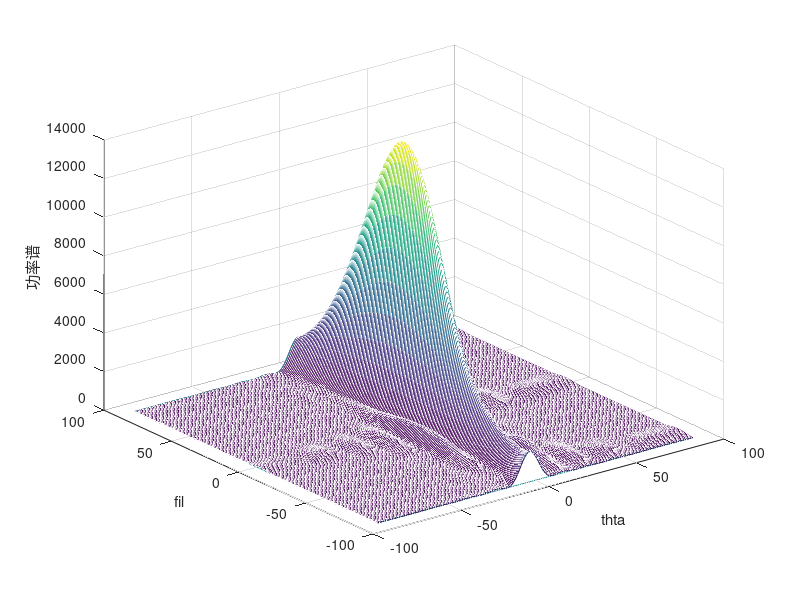

Reproduce this figure in MATLAB.
clc;
clear;
close all;
warning off;
addpath(genpath(pwd));
rng('default')

NUM_signal = 1;                             % 信号个数
NUM_zy     = 9;                             % 阵元个数，均匀线阵
NUM_zy_2   = 9;                             % 阵元个数，均匀线阵
samples    = 1000;                          % 采集信号的数量
theta      = [[20,10]];                     % 多目标信号的来波方向,夹角方向为以x轴夹角为第一夹角，以水平面的夹角为第二夹角
theta_pi   = theta.*pi/180;                 % 将角度转换为弧度制   
fil        = 1;                             % 与x轴夹角，方位角    
thta       = 2;                             % 与水平面夹角,俯仰角
A          = zeros(NUM_zy,NUM_signal*NUM_zy_2);      % 目标方向的导向矢量，用于模拟真实信号
SNR        = 10;                            % 信号信噪比 
cos_thetam     = zeros(1,NUM_signal);       % 角度转换器
sin_thetam     = zeros(1,NUM_signal);       % 角度转换器


for m=1:NUM_signal*NUM_zy_2
    cos_thetam = sin(theta_pi(1,thta))*cos(theta_pi(1,fil));                   % 求解方向矢量与x轴方向的cos值 
    sin_thetam = sin(theta_pi(1,thta))*sin(theta_pi(1,fil));                   % 求解方向矢量与x轴方向的cos值 
    A(:,m) = exp(j*pi*(cos_thetam*(0:NUM_zy-1)+sin_thetam*(m-1)));             % 其中一个有效信号的导向矢量
end 

Sn = randn(NUM_signal,samples)+j*randn(NUM_signal,samples);     % 模拟真实信号中的有效信号
Vn = randn(NUM_signal,samples)+j*randn(NUM_signal,samples);             % 模拟真是信号中的噪声信号
% Sn = repmat(Sn,NUM_zy_2,1);                                     % 将Sn信号进行垂直复制9次
% xt = A*Sn;                                     % xt就是实际接收到的信号数据
% 矩阵中创造矩阵
xt = zeros(NUM_zy*NUM_zy_2,samples);
for AA = 1:NUM_zy
    for BB = 1: NUM_zy_2
        num = (AA-1)*9+BB;
        xt(num,:) = A(AA,BB)*Sn+Vn/(10.^(SNR/10));
    end
end

Rjn = (xt*xt')/samples;                                         % 计算自身信号的自相关系数

fil_angle   =  -90:1:90;
theta_angle =  -90:1:90;

A_Direction = zeros(81,1);
for ii = 1:length(fil_angle)
   for jj = 1:length(theta_angle)
       Cos_Theta_Direction = sind(theta_angle(jj))*cosd(fil_angle(ii));
       Sin_Theta_Direction = sind(theta_angle(jj))*sind(fil_angle(ii));
       for kk = 1:NUM_zy
           for mm = 1:NUM_zy_2   
            num_2 = (kk-1)*9+mm;
            A_Direction(num_2) = exp(j*pi*(Cos_Theta_Direction*(kk-1)+Sin_Theta_Direction*(mm-1)));
           end
       end
%        beam_power(ii,jj) = abs(sum(sum(conj(A_Direction).*A)));       % (1).用于最简单的波束形成，导向矢量求其相关性
       beam_power(ii,jj) = abs(A_Direction'*Rjn*A_Direction);         % (2).用于传统的波束形成，求其空间谱
%        beam_power(ii,jj) = 1/abs(A_Direction'*inv(Rjn)*A_Direction);  % (3).用于MVDR的波束形成
%        beam_power(ii,jj) = sum(sum((A_Direction'*xt)));               % (4).用于传统的波束形成，求其空间谱与(2)类似

   end
end

beam_power=abs(beam_power);
max_value = max(beam_power(:));
% beam_power = beam_power/max_value;3D-
% beam_power = 20*log10(beam_power);
[r, c] = find(beam_power == max(beam_power(:)));
% 
[X, Y] = meshgrid(theta_angle,fil_angle);
% 绘制三维图形
waterfall(X, Y,beam_power);          % 画出立体网状图
ylabel('fil');
xlabel('thta');
zlabel('功率谱');
% plot3(fil_angle,theta_angle,beam_power,'o');
